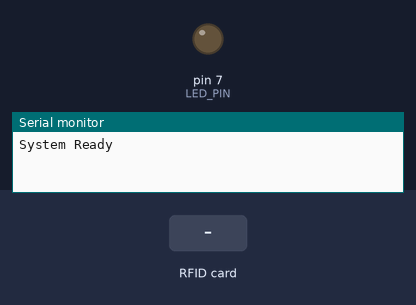
The sketch below on a simulated Arduino Uno, built with avr-gcc and run on an emulated ATmega328P. Parts: output pins drawn as LEDs (lit = HIGH), the last lines printed to the serial monitor. Inputs (shaded band) come from the test bench. The local clock reads 2024-03-15 10:24:30 at power-on unless the sketch sets it; storage starts empty; pins used as bus, display or sensor lines are not drawn.

Above: at 1.2 s.
1.3 s: RFID card A1 B2 C3 D4 held to the reader
At 2.0 s:
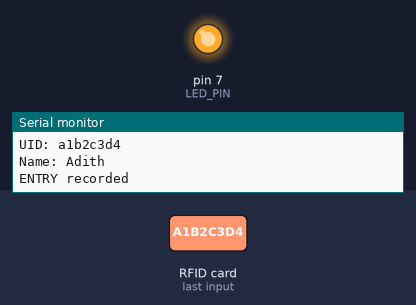
3.8 s: RFID card 12 34 56 78 held to the reader
At 5.09 s:
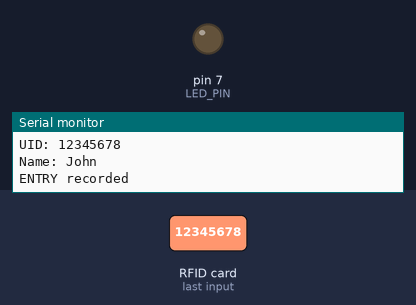
5.3 s: RFID card 5E 7A 19 C4 held to the reader
At 5.9 s:
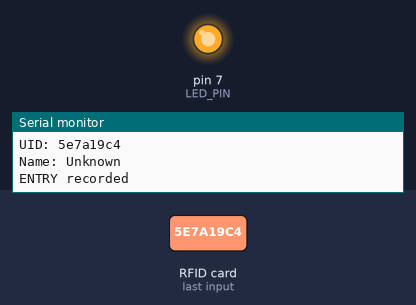
Timing chart, 0 to 8.3 s (numbered marks = the images above; inputs shaded):
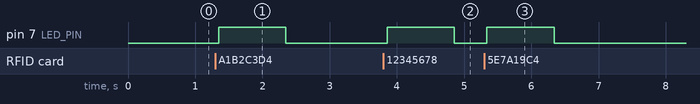

Measured:
- after the input at 1.3 s, pin 7 (LED_PIN): LOW → HIGH after 0.05 s, → LOW 1.0 s later
- after the input at 3.8 s, pin 7 (LED_PIN): LOW → HIGH after 0.06 s, → LOW 1.0 s later
- after the input at 5.3 s, pin 7 (LED_PIN): LOW → HIGH at once, → LOW 1.0 s later

The sketch:

main.ino
```cpp
#include <SPI.h>
#include <MFRC522.h>
#include <SD.h>
#include <Wire.h>
#include <RTClib.h>

#define SS_PIN 10
#define RST_PIN 9
#define SD_CS 4
#define LED_PIN 7

MFRC522 rfid(SS_PIN, RST_PIN);
RTC_DS3231 rtc;

File file;

// -------- USER DATABASE --------
struct User {
  String uid;
  String name;
};

User users[] = {
  {"a1b2c3d4", "Adith"},
  {"12345678", "John"}
};

int userCount = 2;

// -------- SETUP --------
void setup() {
  Serial.begin(9600);
  SPI.begin();
  rfid.PCD_Init();

  pinMode(LED_PIN, OUTPUT);

  if (!rtc.begin()) {
    Serial.println("RTC ERROR");
    while (1);
  }

  if (!SD.begin(SD_CS)) {
    Serial.println("SD ERROR");
    while (1);
  }

  Serial.println("System Ready");
}

// -------- GET TIME --------
String getTime() {
  DateTime now = rtc.now();
  return String(now.year()) + "-" + String(now.month()) + "-" + String(now.day()) +
         " " + String(now.hour()) + ":" + String(now.minute()) + ":" + String(now.second());
}

// -------- FIND USER --------
String getName(String uid) {
  for (int i = 0; i < userCount; i++) {
    if (users[i].uid == uid) return users[i].name;
  }
  return "Unknown";
}

// -------- CHECK ENTRY/EXIT --------
bool hasOpenEntry(String uid) {
  file = SD.open("attendance.csv", FILE_READ);

  if (!file) return false;

  String lastLine = "";
  while (file.available()) {
    lastLine = file.readStringUntil('\n');
  }
  file.close();

  if (lastLine.indexOf(uid) != -1 && lastLine.endsWith(",")) {
    return true;  // Entry exists but no exit
  }
  return false;
}

// -------- WRITE ENTRY --------
void writeEntry(String name, String uid, String time) {
  file = SD.open("attendance.csv", FILE_WRITE);

  file.print(name);
  file.print(",");
  file.print(uid);
  file.print(",");
  file.print(time);
  file.println(",");  // Empty exit

  file.close();
}

// -------- UPDATE EXIT --------
void updateExit(String uid, String time) {
  File readFile = SD.open("attendance.csv", FILE_READ);
  File tempFile = SD.open("temp.csv", FILE_WRITE);

  while (readFile.available()) {
    String line = readFile.readStringUntil('\n');

    if (line.indexOf(uid) != -1 && line.endsWith(",")) {
      line += time;  // add exit time
    }

    tempFile.println(line);
  }

  readFile.close();
  tempFile.close();

  SD.remove("attendance.csv");
  SD.rename("temp.csv", "attendance.csv");
}

// -------- LOOP --------
void loop() {
  if (!rfid.PICC_IsNewCardPresent()) return;
  if (!rfid.PICC_ReadCardSerial()) return;

  String uid = "";

  for (byte i = 0; i < rfid.uid.size; i++) {
    uid += String(rfid.uid.uidByte[i], HEX);
  }

  String name = getName(uid);
  String time = getTime();

  Serial.println("UID: " + uid);
  Serial.println("Name: " + name);

  if (hasOpenEntry(uid)) {
    updateExit(uid, time);
    Serial.println("EXIT recorded");
  } else {
    writeEntry(name, uid, time);
    Serial.println("ENTRY recorded");
  }

  // LED feedback
  digitalWrite(LED_PIN, HIGH);
  delay(1000);
  digitalWrite(LED_PIN, LOW);

  rfid.PICC_HaltA();
}
```
